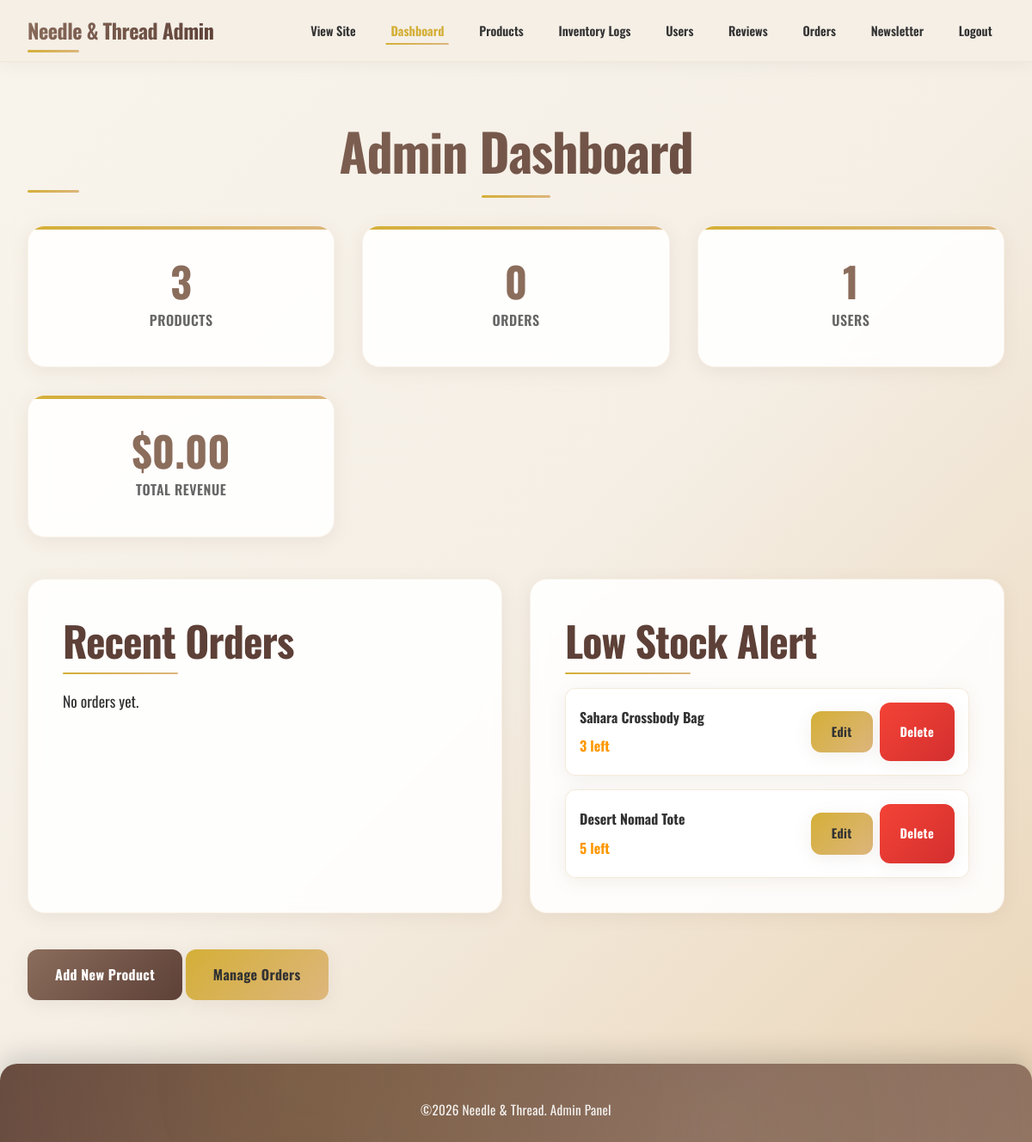
/admin/index.php (signed in), run on the app's committed database.
### tables this page shows
CREATE TABLE `products` (
  `id` int(11) NOT NULL AUTO_INCREMENT,
  `title` varchar(255) NOT NULL,
  `slug` varchar(255) NOT NULL UNIQUE,
  `description` text NOT NULL,
  `price` decimal(10,2) NOT NULL,
  `quantity` int(11) NOT NULL DEFAULT 0,
  `status` enum('available','sold_out') DEFAULT 'available',
  `tags` text,
  `created_at` timestamp DEFAULT CURRENT_TIMESTAMP,
  `updated_at` timestamp DEFAULT CURRENT_TIMESTAMP ON UPDATE CURRENT_TIMESTAMP,
  PRIMARY KEY (`id`)
);

### functions.php (called while the page is built, shortened)
<?php
function e($string) {
    return htmlspecialchars($string, ENT_QUOTES, 'UTF-8');
}
function formatPrice($price) {
    return '$' . number_format($price, 2);
}
?>

### admin/index.php (the view, shortened to what this page needs)
<?php
require_once '../config.php';
$products_count = $pdo->query("SELECT COUNT(*) FROM products")->fetchColumn();
$orders_count = $pdo->query("SELECT COUNT(*) FROM orders")->fetchColumn();
$users_count = $pdo->query("SELECT COUNT(*) FROM users")->fetchColumn();
$revenue = $pdo->query("SELECT SUM(total_price) FROM orders WHERE status != 'cancelled'")->fetchColumn() ?? 0;
$recent_orders = $pdo->query("SELECT o.*, u.name as customer_name
                             FROM orders o
                             LEFT JOIN users u ON o.user_id = u.id
                             ORDER BY o.created_at DESC
                             LIMIT 5")->fetchAll(PDO::FETCH_ASSOC);
$low_stock = $pdo->query("SELECT * FROM products WHERE quantity <= 5 AND status = 'available' ORDER BY quantity ASC LIMIT 5")->fetchAll(PDO::FETCH_ASSOC);
?>
<!DOCTYPE html>
<html lang="en">
<head>
    <link rel="stylesheet" href="../assets/css/style.css">
    <link rel="stylesheet" href="../assets/css/admin.css">
</head>
<body>
    <header class="header">
        <nav class="nav">
            <div class="nav-brand">
                <h1><a href="../index.php">Needle & Thread Admin</a></h1>
            </div>
            <ul class="nav-links">
                <li><a href="../index.php">View Site</a></li>
                <li><a href="index.php" class="active">Dashboard</a></li>
                <li><a href="product_details.php">Products</a></li>
                <li><a href="inventory_logs.php">Inventory Logs</a></li>
                <li><a href="users.php">Users</a></li>
                <li><a href="reviews.php">Reviews</a></li>
                <li><a href="orders.php">Orders</a></li>
                <li><a href="newsletter.php">Newsletter</a></li>
                <li><a href="../auth/logout.php">Logout</a></li>
            </ul>
        </nav>
    </header>
    <main class="main section">
        <div class="container">
            <div class="section-header">
                <h1>Admin Dashboard</h1>
            </div>
            <div class="admin-stats">
                <div class="stat-card">
                    <span class="stat-number"><?php echo $products_count; ?></span>
                    <span class="stat-label">Products</span>
                </div>
                <div class="stat-card">
                    <span class="stat-number"><?php echo $orders_count; ?></span>
                    <span class="stat-label">Orders</span>
                </div>
                <div class="stat-card">
                    <span class="stat-number"><?php echo $users_count; ?></span>
                    <span class="stat-label">Users</span>
                </div>
                <div class="stat-card">
                    <span class="stat-number"><?php echo formatPrice($revenue); ?></span>
                    <span class="stat-label">Total Revenue</span>
                </div>
            </div>
            <div class="admin-layout">
                <div class="admin-section">
                    <h2>Recent Orders</h2>
                    <?php if (empty($recent_orders)): ?>
                        <p>No orders yet.</p>
                    <?php endif; ?>
                </div>
                <div class="admin-section">
                    <h2>Low Stock Alert</h2>
                    <?php if (empty($low_stock)): ?>
                        <p>All products have sufficient stock.</p>
                    <?php else: ?>
                        <div class="low-stock-list">
                            <?php foreach ($low_stock as $product): ?>
                            <div class="stock-item">
                                <div class="stock-info">
                                    <strong><?php echo e($product['title']); ?></strong>
                                    <span class="stock-count <?php echo $product['quantity'] == 0 ? 'out-of-stock' : 'low-stock'; ?>">
                                        <?php echo e($product['quantity']); ?> left
                                    </span>
                                </div>
                                <div class="stock-actions">
                                    <a href="edit_product.php?id=<?php echo e($product['id']); ?>" class="btn btn-small btn-secondary">Edit</a>
                                    <a href="delete_product.php?id=<?php echo e($product['id']); ?>" class="btn btn-small btn-danger"
                                       onclick="return confirm('Are you sure you want to delete this product?');">Delete</a>
                                </div>
                            </div>
                            <?php endforeach; ?>
                        </div>
                    <?php endif; ?>
                </div>
            </div>
            <div class="admin-actions">
                <a href="add_product.php" class="btn btn-primary">Add New Product</a>
                <a href="orders.php" class="btn btn-secondary">Manage Orders</a>
            </div>
        </div>
    </main>
    <footer class="footer">
        <div class="container">
            <p>&copy;<?php echo date('Y'); ?> Needle & Thread. Admin Panel</p>
        </div>
    </footer>
</body>
</html>

### assets/css/admin.css (style rules this page uses)
.low-stock-list { display: flex; flex-direction: column; gap: 1rem; }
.stock-item { display: flex; justify-content: space-between; align-items: center; padding: 1rem; border-radius: var(--radius-medium); background: rgba(255, 255, 255, 0.95); box-shadow: var(--shadow-soft); border: 1px solid rgba(234, 213, 183, 0.5); gap: 1rem; }
.stock-actions { display: flex; gap: 0.5rem; }
.header .nav { flex-wrap: nowrap; gap: 1.25rem; }
.header .nav-brand { flex: 0 0 auto; }
.header .nav-brand h1 { font-size: clamp(1.3rem, 2vw, 1.8rem); }
.header .nav-brand a { white-space: nowrap; display: inline-flex; }
.header .nav-links { flex: 1; flex-wrap: nowrap; justify-content: flex-end; gap: 0.75rem; }
.header .nav-links a { padding: 0.4rem 0.9rem; font-size: 0.9rem; white-space: nowrap; }
.admin-layout { display: grid; grid-template-columns: repeat(auto-fit, minmax(280px, 1fr)); gap: 2rem; }
.stock-info { display: flex; flex-direction: column; gap: 0.4rem; }
.stock-count.low-stock { color: var(--warning); font-weight: 700; }

### data on the page
products: title "Sahara Crossbody Bag", quantity "3"
products: title "Desert Nomad Tote", quantity "5"

### other printed values
$products_count "3"
$orders_count "0"
$users_count "1"
formatPrice($revenue) "$0.00"
